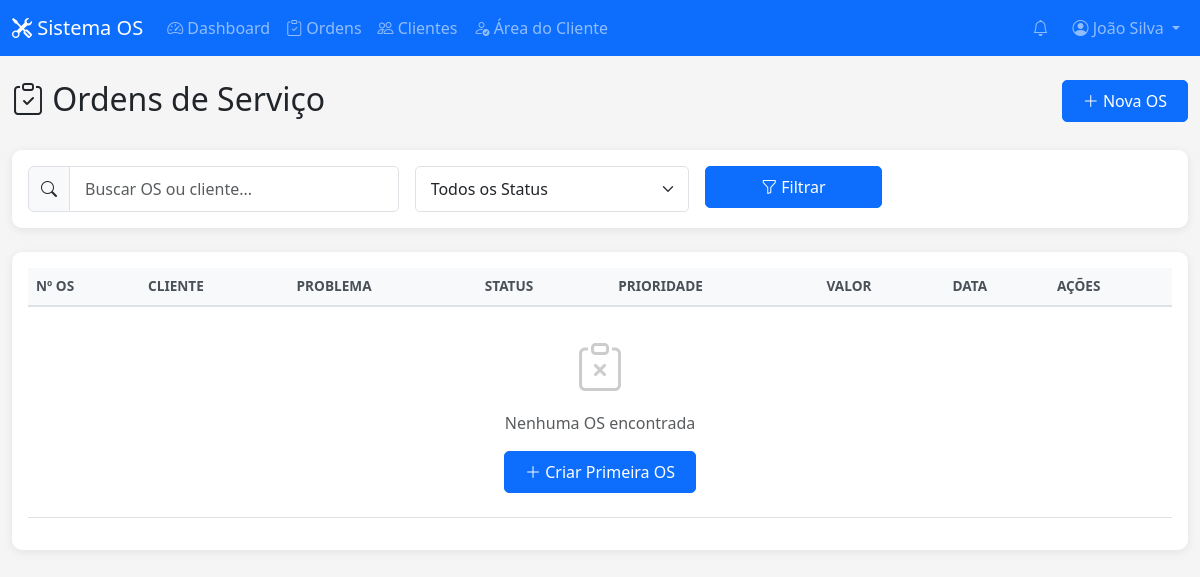
The app's page /ordens/ (signed in), older data.
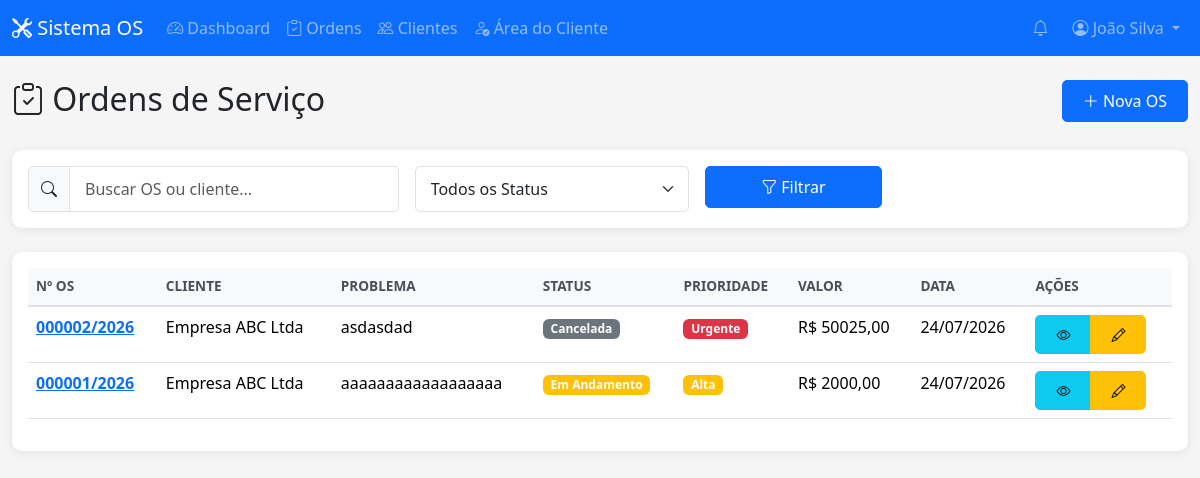
The same page, newer data.
### core/models.py (models this page shows, shortened)
class OrdemServico(models.Model):
    STATUS_CHOICES = [
        ('aberta', 'Aberta'),
        ('andamento', 'Em Andamento'),
        ('concluida', 'Concluída'),
        ('cancelada', 'Cancelada'),
    ]
    PRIORIDADE_CHOICES = [
        ('baixa', 'Baixa'),
        ('media', 'Média'),
        ('alta', 'Alta'),
        ('urgente', 'Urgente'),
    ]
    numero = models.CharField('Número OS', max_length=20, unique=True)
    cliente = models.ForeignKey(Cliente, on_delete=models.PROTECT, verbose_name='Cliente', related_name='ordens')
    tecnico = models.ForeignKey(User, on_delete=models.SET_NULL, null=True, blank=True, verbose_name='Técnico', related_name='ordens_tecnico')
    descricao_problema = models.TextField('Descrição do Problema')
    solucao = models.TextField('Solução', blank=True)
    status = models.CharField('Status', max_length=15, choices=STATUS_CHOICES, default='aberta')
    prioridade = models.CharField('Prioridade', max_length=10, choices=PRIORIDADE_CHOICES, default='media')
    data_abertura = models.DateTimeField('Data de Abertura', default=timezone.now)
    data_conclusao = models.DateTimeField('Data de Conclusão', null=True, blank=True)
    valor_servico = models.DecimalField('Valor do Serviço', max_digits=10, decimal_places=2, default=0)
    valor_pecas = models.DecimalField('Valor das Peças', max_digits=10, decimal_places=2, default=0)
    valor_total = models.DecimalField('Valor Total', max_digits=10, decimal_places=2, default=0)
    criado_por = models.ForeignKey(User, on_delete=models.PROTECT, verbose_name='Criado por', related_name='ordens_criadas')
    observacoes = models.TextField('Observações Internas', blank=True)
    data_criacao = models.DateTimeField('Data de Criação', auto_now_add=True)
    data_atualizacao = models.DateTimeField('Data de Atualização', auto_now=True)
    class Meta:
        ordering = ['-data_abertura']
        verbose_name = 'Ordem de Serviço'
        verbose_name_plural = 'Ordens de Serviço'

class Cliente(models.Model):
    nome = models.CharField('Nome', max_length=200)
    cpf_cnpj = models.CharField('CPF/CNPJ', max_length=18, unique=True)
    email = models.EmailField('E-mail', max_length=100)
    telefone = models.CharField('Telefone', max_length=20)
    celular = models.CharField('Celular', max_length=20, blank=True)
    endereco = models.CharField('Endereço', max_length=200)
    cidade = models.CharField('Cidade', max_length=100)
    estado = models.CharField('Estado', max_length=2)
    cep = models.CharField('CEP', max_length=9)
    observacoes = models.TextField('Observações', blank=True)
    ativo = models.BooleanField('Ativo', default=True)
    senha = models.CharField('Senha', max_length=128, default='123456')  # ← NOVO CAMPO
    data_cadastro = models.DateTimeField('Data de Cadastro', auto_now_add=True)
    class Meta:
        ordering = ['nome']
        verbose_name = 'Cliente'
        verbose_name_plural = 'Clientes'

### core/views.py (the view)
@login_required
def ordem_lista(request):
    ordens = OrdemServico.objects.select_related('cliente').all()
    status = request.GET.get('status')
    busca = request.GET.get('busca')
    if status:
        ordens = ordens.filter(status=status)
    if busca:
        ordens = ordens.filter(
            Q(numero__icontains=busca) |
            Q(cliente__nome__icontains=busca) |
            Q(descricao_problema__icontains=busca)
        )
    return render(request, 'ordens/lista.html', {'ordens': ordens})

### templates/ordens/lista.html (shortened to what the changed rows need)
{% extends 'base.html' %}
{% block content %}
<div class="row mb-4">
    <div class="col">
        <h2><i class="bi bi-clipboard-check"></i> Ordens de Serviço</h2>
    </div>
</div>
<div class="card">
    <div class="card-body">
        <div class="table-responsive">
            <table class="table table-hover">
                <thead>
                    <tr>
                        <th>Nº OS</th>
                        <th>Cliente</th>
                        <th>Problema</th>
                        <th>Status</th>
                        <th>Prioridade</th>
                        <th>Valor</th>
                        <th>Data</th>
                        <th>Ações</th>
                    </tr>
                </thead>
                <tbody>
                    {% for os in ordens %}
                    <tr>
                        <td>
                            <a href="{% url 'ordem_detalhe' os.pk %}">
                                <strong>{{ os.numero }}</strong>
                            </a>
                        </td>
                        <td>{{ os.cliente.nome }}</td>
                        <td>{{ os.descricao_problema|truncatechars:50 }}</td>
                        <td>
                            <span class="badge bg-{% if os.status == 'concluida' %}success{% elif os.status == 'andamento' %}warning{% elif os.status == 'aberta' %}primary{% else %}secondary{% endif %}">
                                {{ os.get_status_display }}
                            </span>
                        </td>
                        <td>
                            <span class="badge bg-{% if os.prioridade == 'urgente' %}danger{% elif os.prioridade == 'alta' %}warning{% elif os.prioridade == 'media' %}info{% else %}secondary{% endif %}">
                                {{ os.get_prioridade_display }}
                            </span>
                        </td>
                        <td>R$ {{ os.valor_total }}</td>
                        <td>{{ os.data_abertura|date:"d/m/Y" }}</td>
                        <td>
                            <div class="btn-group">
                                <a href="{% url 'ordem_detalhe' os.pk %}" class="btn btn-sm btn-info" title="Ver">
                                    <i class="bi bi-eye"></i>
                                </a>
                                <a href="{% url 'ordem_editar' os.pk %}" class="btn btn-sm btn-warning" title="Editar">
                                    <i class="bi bi-pencil"></i>
                                </a>
                            </div>
                        </td>
                    </tr>
                    {% empty %}
                    <tr>
                        <td colspan="8" class="text-center py-4">
                            <i class="bi bi-clipboard-x" style="font-size: 3rem; color: #ccc;"></i>
                            <p class="mt-2 text-muted">Nenhuma OS encontrada</p>
                            <a href="{% url 'ordem_criar' %}" class="btn btn-primary">
                                <i class="bi bi-plus-lg"></i> Criar Primeira OS
                            </a>
                        </td>
                    </tr>
                    {% endfor %}
                </tbody>
            </table>
        </div>
    </div>
</div>
{% endblock %}

Row changes from the older to the newer data that the page shows:
added OrdemServico: numero "000002/2026", cliente.nome "Empresa ABC Ltda", descricao_problema "asdasdad", status "Cancelada", prioridade "Urgente", valor_total "50025,00", data_abertura "24/07/2026"
added OrdemServico: numero "000001/2026", cliente.nome "Empresa ABC Ltda", descricao_problema "aaaaaaaaaaaaaaaaaa", status "Em Andamento", prioridade "Alta", valor_total "2000,00", data_abertura "24/07/2026"
Text that changed along with them:
text no longer shown: "Nenhuma OS encontrada Criar Primeira OS"
